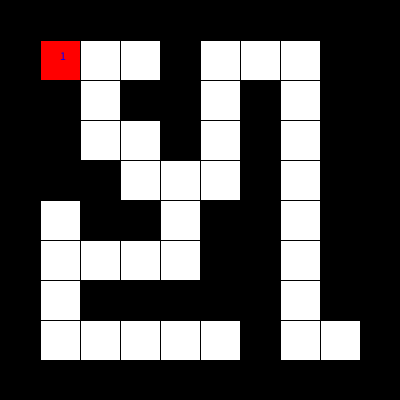
Frame 1 (no input)
Frame 60 (the mouse pressed at the canvas centre just before this capture): identical to frame 1, image omitted
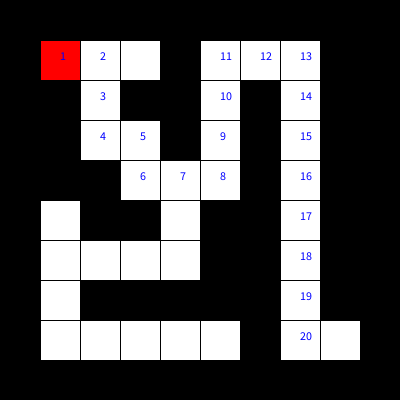
Frame 120 (the mouse held since frame 60 and released just before this capture)

The Processing sketch that drew these frames (run headless with seeded random() and noise(); from frame 60 on, the mouse is pressed at the canvas centre):

// Processing sketch: week15_8_maze_DFS_visited_step_mousePressed_move
// ── week15_8_maze_DFS_visited_step_mousePressed_move.pde
//week15_8_maze_DFS_visited_step_mousePressed_move
int [][]maze = {
  {1, 1, 1, 1, 1, 1, 1, 1, 1, 1},
  {1, 0, 0, 0, 1, 0, 0, 0, 1, 1},
  {1, 1, 0, 1, 1, 0, 1, 0, 1, 1},
  {1, 1, 0, 0, 1, 0, 1, 0, 1, 1},
  {1, 1, 1, 0, 0, 0, 1, 0, 1, 1},
  {1, 0, 1, 1, 0, 1, 1, 0, 1, 1},
  {1, 0, 0, 0, 0, 1, 1, 0, 1, 1},
  {1, 0, 1, 1, 1, 1, 1, 0, 1, 1},
  {1, 0, 0, 0, 0, 0, 1, 0, 0, 1},
  {1, 1, 1, 1, 1, 1, 1, 1, 1, 1},
};
int [][] visited = new int[10][10];
int startI = 1, startJ=1, I=1, J=1, step=1;
void setup() {
  size(400, 400);
  visited[I][J] = step;
}
void draw() {
  for (int i =0; i<maze.length; i++) {
    for (int j =0; j<maze[0].length; j++) {
      if (maze[i][j]==1) fill(0);
      else fill(255);
      rect(j*40, i*40, 40, 40);
    }
  }
  fill(255, 0, 0);
  rect(startJ*40, startI*40, 40, 40);
  for (int i=0; i<maze.length; i++) {
    for (int j=0; j<maze[0].length; j++) {
      if (visited[i][j]>0) {
        fill(0, 0, 255);
        text(""+visited[i][j], j*40+20, i*40+20);
      }
    }
  }
}
boolean DFS(int i, int j, int s) {
  if( i==8 && j==8 ) return true; //走到目的地
  if( maze[i][j]==1 ) return false; //擋住,不能走
  if( visited[i][j] > 0 ) return false; //走過,不要再走
  visited[i][j] = s; // 現插旗子,表示走到這裡
  if( DFS(i+1, j, s+1) ) return true;
  if( DFS(i-1, j, s+1) ) return true;
  if( DFS(i, j+1, s+1) ) return true;
  if( DFS(i, j-1, s+1) ) return true;
  visited[i][j] = 0;
  return false;
}
void mousePressed(){ // 按下mouse會往右 or 往下走
  visited[1][1] = 0;
  DFS( 1, 1, 1 );
}
